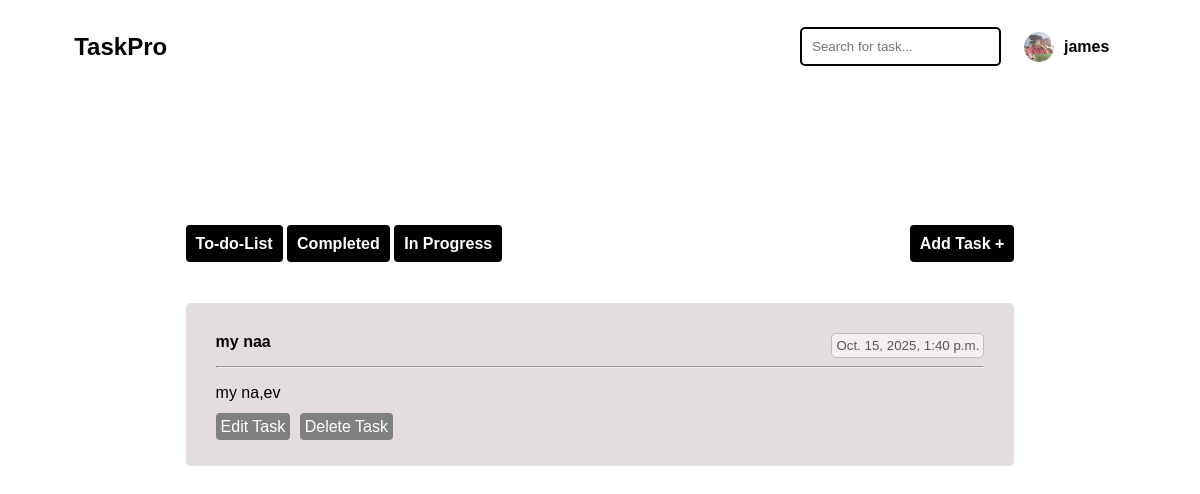
The page / (signed in) on the database as committed earlier.
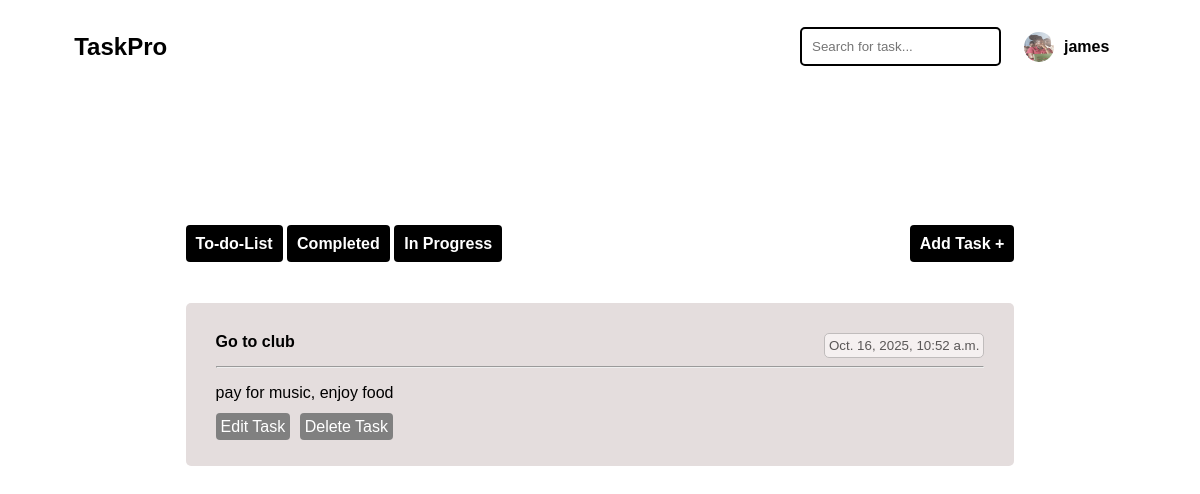
The same page on the database as committed later.
### task_app/models.py (models this page shows, shortened)
class Profile(models.Model):
    user = models.OneToOneField(User, on_delete = models.CASCADE)
    profile_image = models.ImageField(upload_to = 'profile_pics/', default = 'default.jpg')

class Task(models.Model):
    user = models.ForeignKey(User, on_delete=models.CASCADE, null=True, blank=True)
    title = models.CharField(max_length=200)
    tasks = models.TextField(max_length=300)
    date_created = models.DateTimeField(auto_now_add=True)
    completed = models.BooleanField(default=False)

### task_app/views.py (the view)
# urls.py: 2. Add a URL to urlpatterns:  path('', views.home, name='home')
def home(request):
    tasks = []
    if request.user.is_authenticated:
        tasks = Task.objects.filter(user=request.user)
    return render(request, 'home.html', {'tasks': tasks})

### templates/home.html (shortened to what this page needs)
{% include 'navbar.html'%}
{% load static %}
<!DOCTYPE html>
<html lang="en">
<head>
    <link rel="stylesheet" href="{% static 'css/style.css'%}">
</head>
<body>
    <main>
        <div class="task_page">
            <div class="side_bar">
                <div class="container">
                    <a href="{% url 'home' %}" id="todolist">To-do-List</a>
                    <a href="{% url 'completed' %}" id="completed">Completed</a>
                    <a href="" id="progress">In Progress</a>
                </div>
                <div class="task_add">
                    <a href="{% url 'addtask' %}">Add Task +</a>
                </div>
            </div>
            <div class="main">
                        {% for task in tasks %}
                            <div class="pages">
                                <div class="task">
                                    <div class="top">
                                        <div class="title">
                                            <strong>{{ task.title}}</strong><br>
                                        </div>
                                        <div class="time">
                                            <small>{{ task.date_created }}</small>
                                        </div>
                                    </div>
                                    <hr>
                                    <p>{{ task.tasks }}</p>
                                    <div class="container">
                                        <div>
                                            <a href="">Edit Task</a>
                                            <a href="{% url 'delete_task' task.id%}">Delete Task</a>
                                        </div>
                                    </div>
                                </div>
                            </div>
                        {% empty %}
                            <h3>No task added</h3>
                        {% endfor %}
            </div>
        </div>
    </main>
</body>
</html>

### templates/navbar.html (shortened to what this page needs)
{% block content %}
<div class="navbar">
                <nav>
                    <div class="logo">
                        <h2>TaskPro</h2>
                    </div>
                    <ul>
                        <li>
                            <input id="search" type="search" placeholder="Search for task...">
                        </li>
                        <li>
                            <div class="profile" style="display: flex; align-items: center;">
                                {% if user.is_authenticated %}
                                    <img src="{{ user.profile.profile_image.url }}" alt="Profile Picture" width="30" height="30" style="border-radius: 50%; text-align: center;">
                                    <a href="{% url 'profile' %}" style="color: black; background-color: transparent;"> {{ user.first_name }}</a>
                                {% else %}
                                    <a href="{% url 'login' %}">Login</a>
                                    <a href="{% url 'signup' %}">SignUp</a>
                                {% endif %}
                            </div>
                        </li>
                    </ul>
                </nav>
            </div>
{% endblock %}

### static/css/style.css (style rules this page uses)
* { font-family: Verdana, Geneva, Tahoma, sans-serif; }
.navbar nav ul li { list-style-type: none; }
.navbar nav ul { display: flex; justify-content: space-around; align-items: center; }
.navbar nav { padding: 3px 30px; display: flex; align-items: center; justify-content: center; }
.navbar nav ul li a:last-child { color: rgb(255, 255, 255); font-size: 1em; background-color: rgb(0, 0, 0); padding: 5px; border-radius: 5px; font-weight: bold; text-decoration: none; margin-left: 5px; }
.navbar nav ul { width: 30%; }
.logo { width: 60%; }
#search { background-color: transparent; border: white solid 2px; padding: 10px; border-radius: 5px; border-color: black ; }

### templates/navbar.html (style rules this page uses)
* { font-family: Verdana, Geneva, Tahoma, sans-serif; }
.navbar nav ul li { list-style-type: none; }
.navbar nav ul { display: flex; justify-content: space-around; align-items: center; }
.navbar nav { padding: 3px 30px; display: flex; align-items: center; justify-content: center; }
.navbar nav ul li a:last-child { color: rgb(255, 255, 255); font-size: 1em; background-color: rgb(0, 0, 0); padding: 5px; border-radius: 5px; font-weight: bold; text-decoration: none; margin-left: 5px; }
.navbar nav ul { width: 30%; }
.logo { width: 60%; }
#search { background-color: transparent; border: white solid 2px; padding: 10px; border-radius: 5px; border-color: black ; }

### templates/home.html (style rules this page uses)
.task_page { width: 70%; margin: 100px auto; padding: 50px; }
.side_bar { display: flex; justify-content: space-between; margin-bottom: 50px; }
.side_bar a { color: white; background-color: black; text-decoration: none; padding: 10px; border-radius: 4px; font-weight: bold; transition: linear 0.3s; }
.task .top { display: flex; justify-content: space-between; }
.task .top .time { background-color: rgb(245, 240, 240); padding: 4px; border-radius: 5px; border: 0.5px solid rgb(192, 188, 188); color: rgb(90, 87, 87); }
.pages .task { background-color: rgb(228, 221, 221); padding: 30px; margin-bottom: 50px; border-radius: 5px; }
.task .container a { color: white; text-decoration: none; background-color: grey; padding: 5px; border-radius: 4px; margin-right: 5px; font-size: 1em; }
.task .container { display: flex; justify-content: space-between; align-items: center; }

Rows that differ between the two databases and show on the page:
removed Task: title "my naa", date_created "Oct. 15, 2025, 1:40 p.m.", tasks "my na,ev"
added Task: title "Go to club", date_created "Oct. 16, 2025, 10:52 a.m.", tasks "pay for music, enjoy food"
